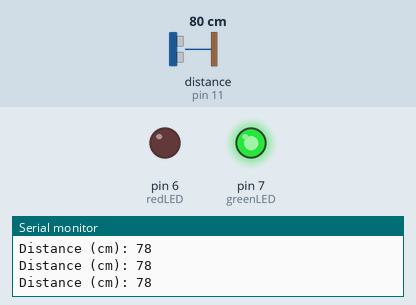
Recording of a sketch running on a simulated Arduino Uno, built with avr-gcc and run on an emulated ATmega328P. Parts: output pins drawn as LEDs (lit = HIGH), the last lines printed to the serial monitor. Wiring (inferred from the names in the program): ultrasonic range finder: trigger pin 12; echo pin 11. The test bench sets the inputs (shaded band); at power-on: distance to the obstacle (sensor on pin 11) 80 cm. The echo pulse lasts 58.3 µs per cm; pins used as bus, display or sensor lines are not drawn.

Above: at 1.2 s.
1.3 s: distance to the obstacle (sensor on pin 11) set to 45 cm
4.3 s: distance to the obstacle (sensor on pin 11) set to 36 cm
At 5.2 s:
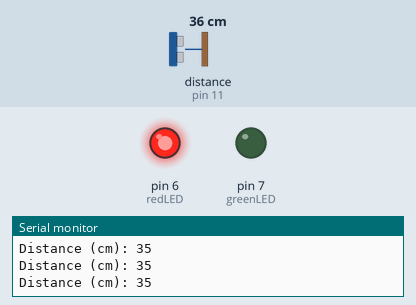
5.8 s: distance to the obstacle (sensor on pin 11) set to 60 cm
At 6.5 s:
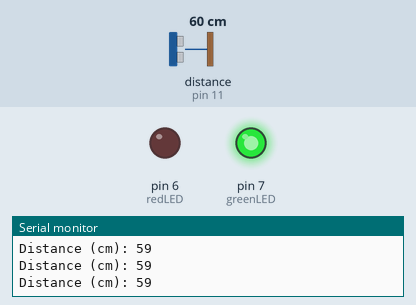
8.8 s: distance to the obstacle (sensor on pin 11) set to 2 cm
At 10.0 s:
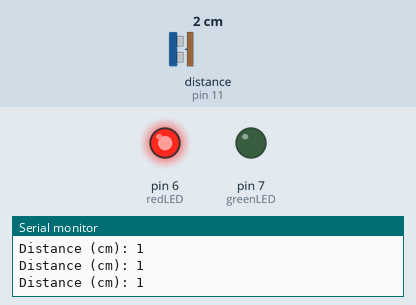
Timing chart, 0 to 11.3 s (numbered marks = the images above; inputs shaded):
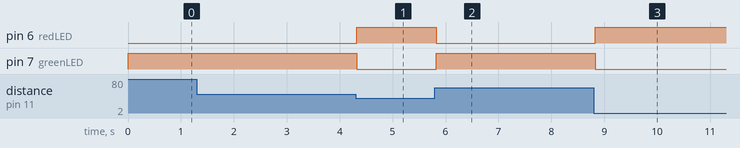

The sketch:

ultrasonicProject.ino
```cpp
int triggerPin = 12;
int echoPin = 11;

int redLED = 6;
int greenLED = 7;

long duration;
int distance;

void setup() {
  // put your setup code here, to run once:

  pinMode(triggerPin, OUTPUT);
  pinMode(echoPin, INPUT);

  pinMode(redLED, OUTPUT);
  pinMode(greenLED, OUTPUT);


  Serial.begin(9600);
}

void loop() {
  // put your main code here, to run repeatedly:


//  digitalWrite(redLED, HIGH);
//  digitalWrite(greenLED, HIGH);


  digitalWrite(triggerPin, LOW);
  delayMicroseconds(2);

 digitalWrite(triggerPin, HIGH);
 delayMicroseconds(10);

 digitalWrite(triggerPin, LOW);


 duration = pulseIn(echoPin, HIGH);
 distance = duration*0.034/2;

 Serial.print("Distance (cm): ");
 Serial.println(distance);


 if(distance < 40) {
  //TOO CLOSE
  digitalWrite(redLED, HIGH);
  digitalWrite(greenLED, LOW);
 } else {
  digitalWrite(greenLED, HIGH);
    digitalWrite(redLED, LOW);
 }


}
```

Measured:
- the behaviour switches between 41 and 40 cm on distance to the obstacle (sensor on pin 11) (found by bisection; images 0 and 1)
- after the input at 4.3 s, pin 6 (redLED): LOW → HIGH at once; pin 7 (greenLED): HIGH → LOW at once
- after the input at 5.8 s, pin 6 (redLED): HIGH → LOW at once; pin 7 (greenLED): LOW → HIGH at once
- after the input at 8.8 s, pin 6 (redLED): LOW → HIGH at once; pin 7 (greenLED): HIGH → LOW at once
